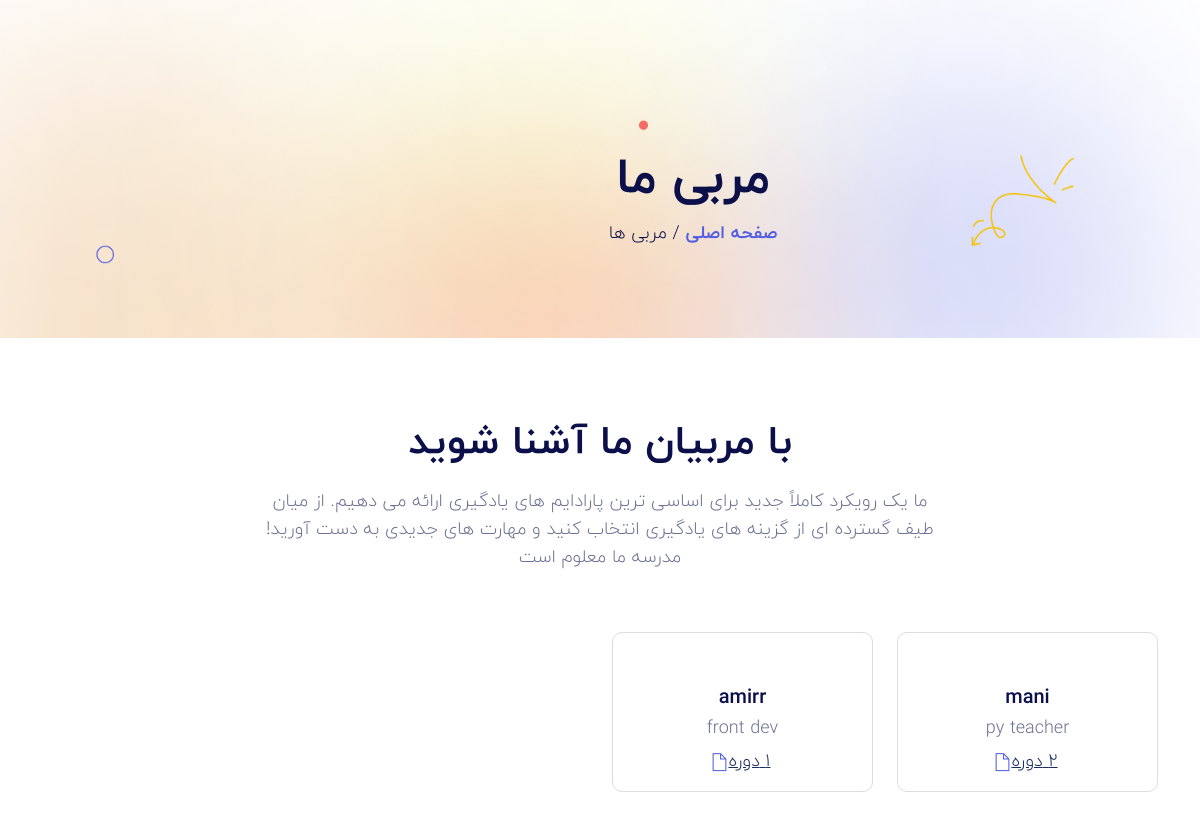
Screenshot of /Instructor/list/ with the database file from the repository.
### instructor_module/models.py (models this page shows, shortened)
class Instructor(models.Model):
    full_name = models.CharField(max_length=200)
    image = models.ImageField(upload_to="instructors/")
    position = models.CharField(max_length=100, blank=True)
    bio = models.TextField()
    slug = models.SlugField(unique=True, blank=True)
    facebook = models.URLField(blank=True)
    twitter = models.URLField(blank=True)
    instagram = models.URLField(blank=True)
    email = models.EmailField(null=True, blank=True)
    phone = models.CharField(max_length=20, null=True, blank=True)
    website = models.URLField(null=True, blank=True)
    skype = models.CharField(max_length=100, null=True, blank=True)
    class Meta:
        verbose_name = "مدرس"
        verbose_name_plural = "مدرسان"

### instructor_module/views.py (the view)
class InstructorListView(ListView):
    model = Instructor
    template_name = "instructor_module/Instructor_list.html"
    context_object_name = "Instructor"

### site_setting/context_processors.py (called while the page is built)
def site_setting(request):
    return {
        "site_setting":
            SiteSetting.objects.filter(
                is_active=True
            ).first(),
        "footer_boxes":
            FooterBox.objects.prefetch_related(
                "links"
            )
    }

### instructor_module/templates/instructor_module/Instructor_list.html (shortened to what this page needs)
{% extends "base.html" %}
{% load static %}
{% block content %}
    <section class="section-top">
        <div class="container">
            <div class="col-lg-10 offset-lg-1 text-center">
                <div class="section-top-title wow fadeInRight" data-wow-duration="1s" data-wow-delay="0.3s"
                    data-wow-offset="0">
                    <h1>مربی ما</h1>
                    <ul>
                        <li><a href="{% url "home" %}">صفحه اصلی</a></li>
                        <li>/ مربی ها</li>
                    </ul>
                </div>
            </div>
        </div>
    </section>
    <section class="team_area section-padding">
        <div class="container">
            <div class="section-title text-center">
                <h2>با مربیان ما آشنا شوید</h2>
                <p>ما یک رویکرد کاملاً جدید برای اساسی ترین پارادایم های یادگیری ارائه می دهیم. از میان طیف گسترده ای از
                    گزینه های یادگیری انتخاب کنید و مهارت های جدیدی به دست آورید! مدرسه ما معلوم است</p>
            </div>
            <div class="row">
                {% for  Instructor in Instructor  %}
                <div class="col-lg-3 col-sm-6 col-xs-12 wow fadeInUp" data-wow-duration="1s" data-wow-delay="0.1s"
                    data-wow-offset="0">
                    <div class="our-team">
                        <div class="team-content">
                        </div>
                        <div class="team-prof">
                            <h3> {{Instructor.full_name}}</h3>
                            <span>{{Instructor.position}} </span>
                        </div>
                        <div class="sth_det2">
                            <span class="ti-file"><u>{{Instructor.courses.all.count }} دوره</u></span>
                        </div>
                    </div>
                </div>
                {% endfor %}
            </div>
        </div>
    </section>
{% endblock content %}

### static/css/style.css (style rules this page uses)
body { color: #6d7193; font-family: "Inria Sans", sans-serif; font-size: 18px; font-weight: 400; line-height: 28px; background:#fff; overflow-x:hidden; }
html, body { height: 100%;position:relative; }
h1, h2, h3, h4, h5, h6 { letter-spacing: 0px; margin: 0px; color: #0b104a; font-weight: 400; }
a { font-family: "Inria Sans", sans-serif; text-decoration: none; color: #0b104a; -webkit-transition: all 0.2s ease 0s; transition: all 0.2s ease 0s; }
p { margin-bottom: 0; }
ul, li { margin: 0; padding: 0; }
ul { list-style:none; }
.section-padding { padding:80px 0; }
.section-title { margin-bottom:60px; }
.section-title h2 { font-size: 40px; font-weight: 600; margin-top: 0; position: relative; line-height: 50px; }
.section-title p { width:60%; margin:auto; margin-top: 20px; }
.our-team { border: 1px solid #ddd; padding: 10px; text-align:center; border-radius: 10px; }
.our-team .team-content { position: relative; overflow: hidden; }
.our-team .team-prof h3 { font-weight: 600; margin: 15px 0 5px; font-size: 20px; }
.our-team .team-prof span { display: block; }
.sth_det2 > span { color: #525fe1; display: inline-block; margin: 10px 5px; }
.sth_det2 u { color: #1a2d62;font-family: 'iranyekan';padding-right: 4px;float: right; }
.section-top { padding-top:150px; position: relative; background: url(../img/bg/section-top.jpg); background-size: cover; background-position: center; padding-bottom: 90px; }
.section-top-title { position: relative; }
.section-top-title h1 { margin-bottom: 10px; text-transform: capitalize; font-weight: 700; font-size: 50px; }
.section-top-title ul li { color: #0b104a !important;display: inline-block; }
.section-top-title ul li a { color: #525fe1!important;font-weight: 600; }
body,h1,h2,h3,h4,h5,a,p { font-family: iranyekan!important; }

### rows the page displays
Instructor: full_name "mani", position "py teacher", courses.all.count "2"
Instructor: full_name "amirr", position "front dev", courses.all.count "1"
